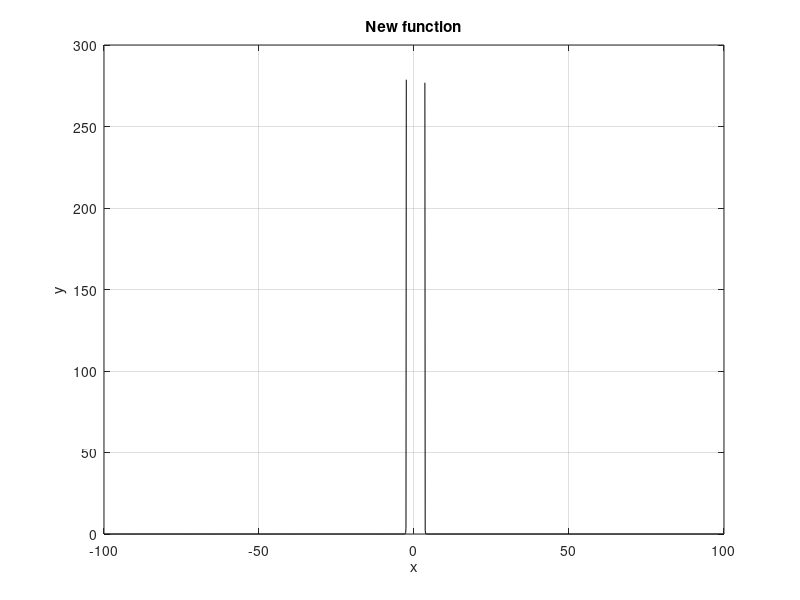

Source code (MATLAB):
x1=linspace(-100,-2.49,1000);
x2=linspace(3.51,100,1000);
y1=1./(((x1+2.5).^2).*(x1-3.5).^2);
y2=1./(((x2+2.5).^2).*(x2-3.5).^2);
plot(x1,y1,'k');
hold on;
plot(x2,y2,'k');
xlabel("x");
ylabel("y");
title("New function");
grid on;
